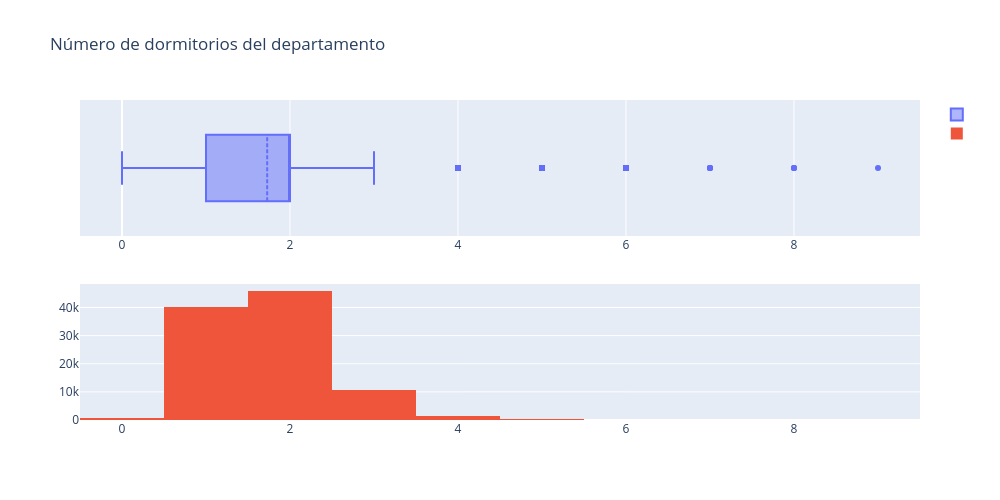

Here is the notebook cell this chart was saved with:
### Code cell
fig = make_subplots(rows=2, cols=1)

tr1=go.Box(x=df['bedrooms'],name='',boxmean=True) 
tr2=go.Histogram(x=df['bedrooms'],name='') 

fig.add_trace(tr1,row=1,col=1)
fig.add_trace(tr2,row=2,col=1)

fig.update_layout(height=500, width=1000, title_text="Número de dormitorios del departamento")
fig.show()

### Figure 1 — Plotly figure (JSON) as saved in the notebook; plotly's stock layout.template omitted (floating-point values rounded to 4 significant figures; data arrays with more than 128 entries replaced by an {"elided": "..."} marker saying what was removed)
{"data": [{"boxmean": true, "name": "", "type": "box", "x": {"elided": "99408 float values"}, "xaxis": "x", "yaxis": "y"}, {"name": "", "type": "histogram", "x": {"elided": "99408 float values"}, "xaxis": "x2", "yaxis": "y2"}], "layout": {"height": 500, "title": {"text": "Número de dormitorios del departamento"}, "width": 1000, "xaxis": {"anchor": "y", "domain": [0, 1]}, "xaxis2": {"anchor": "y2", "domain": [0, 1]}, "yaxis": {"anchor": "x", "domain": [0.575, 1]}, "yaxis2": {"anchor": "x2", "domain": [0, 0.425]}}}
